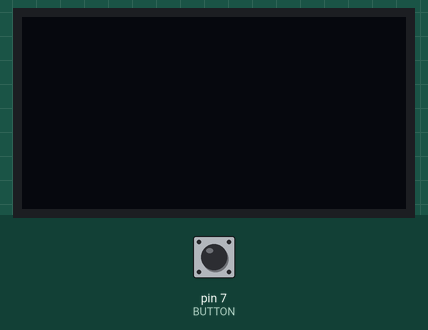
This sketch was run on a simulated Arduino Uno, built with avr-gcc and run on an emulated ATmega328P. On the bench: 128×64 one-colour display. The inputs (shaded band) are chosen by the test bench; at power-on: pin 7 (BUTTON) LOW. What the sketch prints to the serial monitor is not drawn.

Above: at 1.2 s.
1.3 s: pin 7 (BUTTON) pulled HIGH for 0.15 s
At 2.18 s:
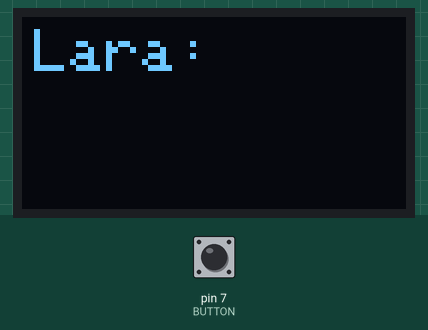
At 2.82 s:
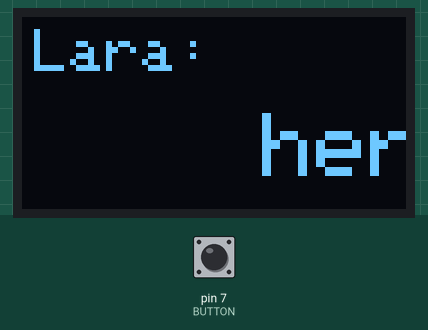
7.4 s: pin 7 (BUTTON) pulled HIGH for 3.2 s
At 11.63 s:
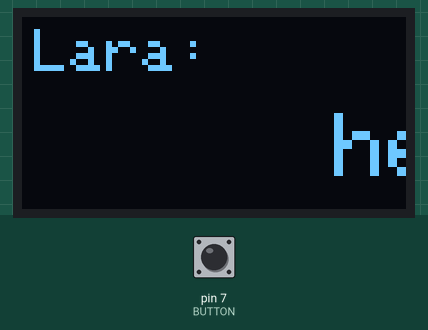
Timing chart, 0 to 13.1 s (numbered marks = the images above; inputs shaded):
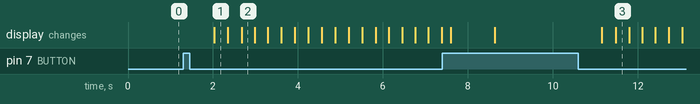

Measured:
- after the input at 1.3 s, the display: changes after 0.73 s (image 1)

The sketch:

test_display.ino
```cpp
#include <SPI.h>
#include <Wire.h>
#include <Adafruit_GFX.h>
#include <Adafruit_SSD1306.h>

#define SCREEN_WIDTH 128 // OLED display width, in pixels
#define SCREEN_HEIGHT 64 // OLED display height, in pixels
#define BUTTON 7


// Declaration for an SSD1306 display connected to I2C (SDA, SCL pins)
// The pins for I2C are defined by the Wire-library.
// On an arduino UNO:       A4(SDA), A5(SCL)
// On an arduino MEGA 2560: 20(SDA), 21(SCL)
// On an arduino LEONARDO:   2(SDA),  3(SCL), ...
#define OLED_RESET     4 // Reset pin # (or -1 if sharing Arduino reset pin)
#define SCREEN_ADDRESS 0x3D ///< See datasheet for Address; 0x3D for 128x64, 0x3C for 128x32
Adafruit_SSD1306 display(SCREEN_WIDTH, SCREEN_HEIGHT, &Wire, OLED_RESET);

#define LOGO_HEIGHT   16
#define LOGO_WIDTH    16


String message = "henlo world! :>";
String sender = "ASomeone: ";
int messageLength;
int touch_count = 0;
unsigned long timePressLimit;

void setup() {
  Serial.begin(19200);

  pinMode(BUTTON, INPUT);
  timePressLimit = 0;

  // SSD1306_SWITCHCAPVCC = generate display voltage from 3.3V internally
  if(!display.begin(SSD1306_SWITCHCAPVCC, SCREEN_ADDRESS)) {
    Serial.println(F("SSD1306 allocation failed"));
    for(;;); // Don't proceed, loop forever
  }

}

void loop() {

  if(digitalRead(BUTTON)){
    Serial.println("touched");

    while(digitalRead(BUTTON)){
      delay(200);
    }

    if (touch_count == 0) {

      timePressLimit = millis() + 500;
      touch_count = 1;

      while(millis() < timePressLimit){

        if(digitalRead(BUTTON)){
          delay(200);
          touch_count = touch_count + 1;
        }

      }

      Serial.print("times touched: ");
      Serial.println(touch_count);
    }


    if(touch_count == 1){
      sender = "Lara: ";
    }
    else if(touch_count == 2){
      sender = "Michel: ";
    }
    else if(touch_count == 3){
      sender = "Alissa: ";
    }


    display.clearDisplay();

    display.setTextColor(SSD1306_WHITE, SSD1306_BLACK);
    display.setTextWrap(false);
    display.setTextSize(2);

    display.setCursor(4, 4);
    display.print(sender);

    display.setTextSize(3);

    messageLength = message.length() * 18;

    for(int i = SCREEN_WIDTH; i > -messageLength; i-= 2){
      display.setCursor(i, 32);
      display.print(message);
      display.display();
    }


    delay(1000);

    Serial.println("scrolling message finished!");

    display.clearDisplay();
    display.display();

    touch_count = 0;
  }

}
```
